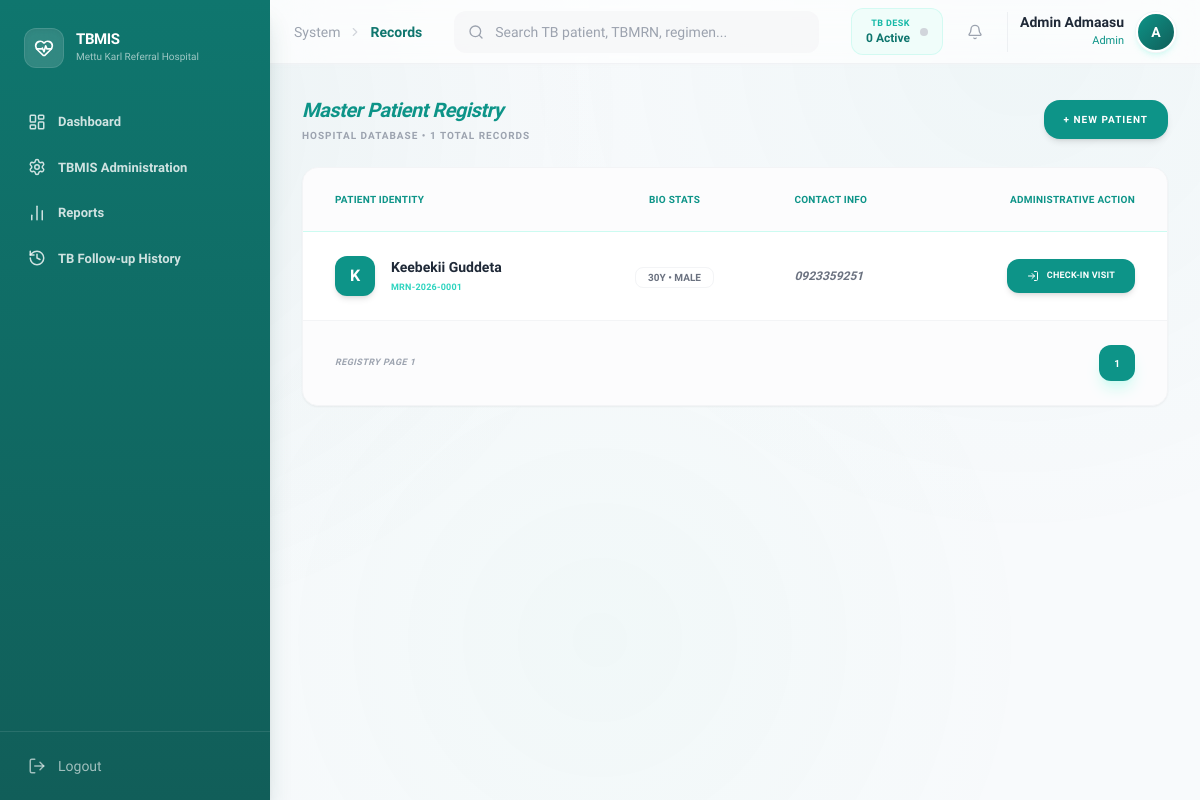
Page /index.php?page=records (signed in) on the committed database.
### tables this page shows
CREATE TABLE `patients` (
  `patient_id` varchar(20) NOT NULL,
  `medical_record_number` varchar(30) NOT NULL,
  `full_name` varchar(100) NOT NULL,
  `age` int(11) NOT NULL,
  `gender` varchar(10) NOT NULL,
  `address` varchar(255) DEFAULT NULL,
  `contact_details` varchar(100) DEFAULT NULL,
  `registered_date` date NOT NULL,
  `created_at` timestamp NOT NULL DEFAULT current_timestamp()
);

### includes/classes/patient.php (called while the page is built, shortened)
<?php
class Patient
{
    private $conn;
    private $table = "patients";
    public function __construct($db)
    {
        $this->conn = $db;
    }
    public function countSearch($term = "")
    {
        $query = "SELECT COUNT(*) FROM " . $this->table;
        $stmt = $this->conn->prepare($query);
        $stmt->execute();
        return $stmt->fetchColumn();
    }
    public function searchPaginated($term = "", $limit = 10, $offset = 0)
    {
        $query = "SELECT * FROM " . $this->table;
        $query .= " ORDER BY created_at DESC LIMIT :limit OFFSET :offset";
        $stmt = $this->conn->prepare($query);
        $stmt->bindValue(':limit', (int) $limit, PDO::PARAM_INT);
        $stmt->bindValue(':offset', (int) $offset, PDO::PARAM_INT);
        $stmt->execute();
        return $stmt;
    }
}

### modules/medical-record/index.php (the view, shortened to what this page needs)
<?php
$limit = 8;
$current_page = isset($_GET['p']) ? (int) $_GET['p'] : 1;
$offset = ($current_page - 1) * $limit;
$searchTerm = $_GET['q'] ?? "";
$total_records = $patientObj->countSearch($searchTerm);
$total_pages = ceil($total_records / $limit);
$stmt = $patientObj->searchPaginated($searchTerm, $limit, $offset);
?>
<div class="space-y-6">
    <div class="flex flex-col lg:flex-row lg:items-center justify-between gap-4">
        <div>
            <h1 class="text-xl font-bold text-gray-800 tracking-tight italic text-teal-600">Master Patient
                Registry</h1>
            <p class="text-[10px] text-gray-400 font-bold uppercase tracking-widest mt-1">Hospital Database •
                <?php echo $total_records; ?> Total Records</p>
        </div>
        <div class="flex items-center gap-3">
            <a href="index.php?page=registration"
                class="px-5 py-3 bg-teal-600 text-white rounded-2xl font-semibold text-[10px] uppercase tracking-widest shadow-md hover:bg-teal-700 hover:shadow-lg transition-all">+
                New Patient</a>
        </div>
    </div>
    <div class="bg-white rounded-2xl border border-gray-100 shadow-sm overflow-hidden transition-all">
        <table class="w-full text-left">
            <thead
                class="bg-gray-50/50 text-[10px] font-semibold text-teal-600 uppercase tracking-wide border-b border-teal-100">
                <tr>
                    <th class="px-8 py-6">Patient Identity</th>
                    <th class="px-8 py-6 text-center">Bio Stats</th>
                    <th class="px-8 py-6">Contact Info</th>
                    <th class="px-8 py-6 text-right">Administrative Action</th>
                </tr>
            </thead>
            <tbody class="divide-y divide-gray-50">
                <?php while ($p = $stmt->fetch(PDO::FETCH_ASSOC)):
                    $initials = strtoupper(substr($p['full_name'], 0, 1));
                    ?>
                    <tr class="hover:bg-teal-50/20 transition-colors group">
                        <td class="px-8 py-6">
                            <div class="flex items-center gap-4">
                                <div
                                    class="w-10 h-10 rounded-xl bg-teal-600 text-white flex items-center justify-center font-bold shadow-md">
                                    <?php echo $initials; ?></div>
                                <div>
                                    <p class="font-semibold text-gray-800 text-sm"><?php echo $p['full_name']; ?></p>
                                    <p class="text-[9px] font-semibold text-teal-400 tracking-wide mt-1">
                                        <?php echo $p['medical_record_number']; ?></p>
                                </div>
                            </div>
                        </td>
                        <td class="px-8 py-6 text-center">
                            <span
                                class="px-3 py-1 bg-white border border-gray-100 rounded-lg text-[10px] font-semibold text-gray-500 uppercase"><?php echo $p['age']; ?>Y
                                • <?php echo $p['gender']; ?></span>
                        </td>
                        <td class="px-8 py-6 text-xs font-bold text-gray-500 italic"><?php echo $p['contact_details']; ?>
                        </td>
                        <td class="px-8 py-6 text-right">
                            <button
                                onclick="openCheckinModal('<?php echo $p['patient_id']; ?>', '<?php echo addslashes($p['full_name']); ?>')"
                                class="inline-flex items-center gap-2 px-5 py-2.5 bg-teal-600 text-white rounded-xl font-semibold text-[9px] uppercase tracking-wide hover:bg-teal-700 transition-all shadow-md">
                                <i data-lucide="log-in" class="w-3 h-3"></i> Check-in Visit
                            </button>
                        </td>
                    </tr>
                <?php endwhile; ?>
            </tbody>
        </table>
        <div class="px-8 py-6 bg-gray-50/50 border-t border-gray-100 flex items-center justify-between">
            <span class="text-[9px] font-semibold text-gray-400 uppercase tracking-wider italic">Registry Page
                <?php echo $current_page; ?></span>
            <div class="flex gap-1.5">
                <?php for ($i = 1; $i <= $total_pages; $i++): ?>
                    <a href="index.php?page=records&p=<?php echo $i; ?>&q=<?php echo $searchTerm; ?>"
                        class="w-9 h-9 flex items-center justify-center rounded-xl font-semibold text-[10px] transition-all <?php echo ($i == $current_page) ? 'bg-teal-600 text-white shadow-lg shadow-teal-100' : 'bg-white text-gray-400 border border-gray-100'; ?>">
                        <?php echo $i; ?>
                    </a>
                <?php endfor; ?>
            </div>
        </div>
    </div>
</div>

### index.php (style rules this page uses)
body { font-family: 'Sora', sans-serif; background: #F8FAFC; }
body::before { content: ''; position: fixed; top: 0; left: 0; right: 0; bottom: 0; background: radial-gradient(circle at 10% 15%, rgba(15, 118, 110, 0.06), transparent 40%), radial-gradient(circle at 85% 5%, rgba(13, 148, 136, 0.04), transparent 40%), radial-gradient(circle at 50% 80%, rgba(16, 185, 129, 0.03), transparent 50%); pointer-events: none; z-index: 0; }
*, *::before, *::after { transition-property: color, background-color, border-color, box-shadow, transform, opacity; transition-timing-function: cubic-bezier(0.4, 0, 0.2, 1); }

### rows in the picture
patients: full_name "K", full_name "Keebekii Guddeta", medical_record_number "MRN-2026-0001", age "30", gender "MALE", contact_details "0923359251"

### other values in the picture
$item['label'] "Dashboard"
$item['label'] "TBMIS Administration"
$item['label'] "Reports"
$item['label'] "TB Follow-up History"
str_replace('-', ' ', $page) "Records"
$myLoad "0"
$_SESSION['full_name'] "Admin Admaasu"
$_SESSION['role'] "Admin"
substr($_SESSION['full_name'], 0, 1) "A"
$total_records "1"
$current_page "1"
